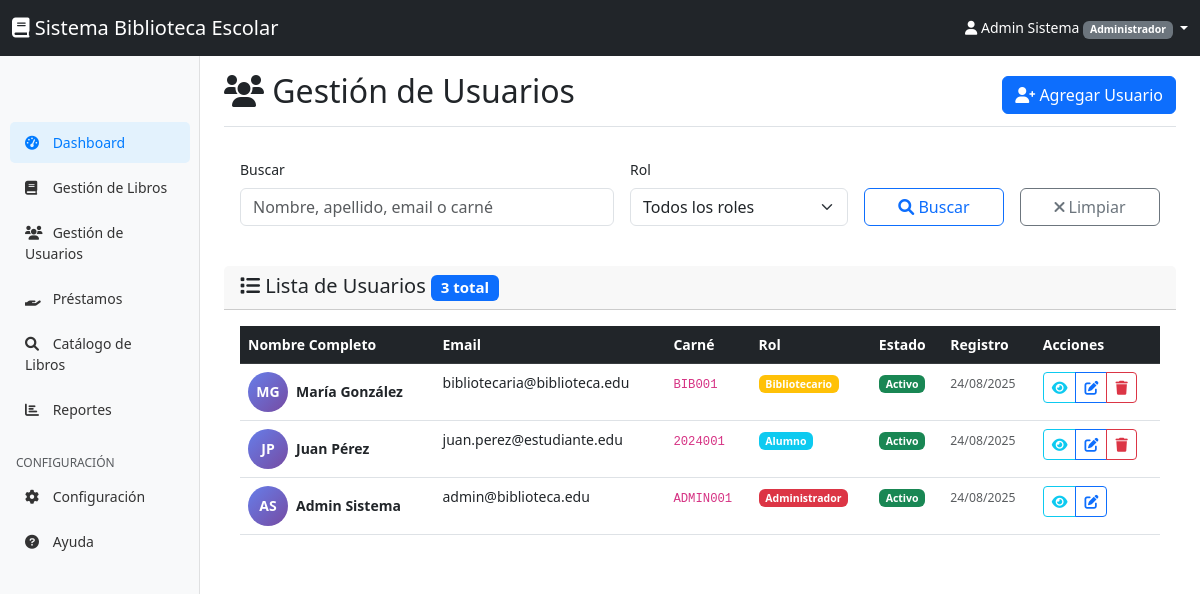
Page /usuarios/index.php (signed in) on the committed database.
### tables this page shows
CREATE TABLE usuarios (
    id INT PRIMARY KEY AUTO_INCREMENT,
    nombre VARCHAR(100) NOT NULL,
    apellido VARCHAR(100) NOT NULL,
    email VARCHAR(100) UNIQUE NOT NULL,
    carne VARCHAR(20) UNIQUE,
    password VARCHAR(255) NOT NULL,
    rol_id INT NOT NULL,
    activo BOOLEAN DEFAULT TRUE,
    created_at TIMESTAMP DEFAULT CURRENT_TIMESTAMP,
    updated_at TIMESTAMP DEFAULT CURRENT_TIMESTAMP ON UPDATE CURRENT_TIMESTAMP,
    FOREIGN KEY (rol_id) REFERENCES roles(id)
);

CREATE TABLE roles (
    id INT PRIMARY KEY AUTO_INCREMENT,
    nombre VARCHAR(50) NOT NULL UNIQUE,
    descripcion TEXT,
    created_at TIMESTAMP DEFAULT CURRENT_TIMESTAMP
);

### usuarios/index.php (the view, shortened to what this page needs)
<?php
$search = $_GET['search'] ?? '';
$rol = $_GET['rol'] ?? '';
$page = max(1, intval($_GET['page'] ?? 1));
$per_page = 10;
$offset = ($page - 1) * $per_page;
try {
    $database = new Database();
    $db = $database->getConnection();
    $where_conditions = ["u.activo = 1"];
    $params = [];
    $where_clause = implode(' AND ', $where_conditions);
    $count_query = "SELECT COUNT(*) as total FROM usuarios u WHERE $where_clause";
    $stmt = $db->prepare($count_query);
    $stmt->execute($params);
    $total_records = $stmt->fetch()['total'];
    $query = "SELECT u.*, r.nombre as rol_nombre
              FROM usuarios u
              JOIN roles r ON u.rol_id = r.id
              WHERE $where_clause
              ORDER BY u.apellido, u.nombre
              LIMIT :limit OFFSET :offset";
    $stmt = $db->prepare($query);
    $stmt->bindValue(':limit', $per_page, PDO::PARAM_INT);
    $stmt->bindValue(':offset', $offset, PDO::PARAM_INT);
    $stmt->execute();
    $usuarios = $stmt->fetchAll(PDO::FETCH_ASSOC);
} catch (Exception $e) {
    $error = "Error al cargar usuarios: " . $e->getMessage();
}
?>
<!DOCTYPE html>
<html lang="es">
<head>
    <link href="https://cdn.jsdelivr.net/npm/bootstrap@5.3.0/dist/css/bootstrap.min.css" rel="stylesheet">
    <link href="https://cdnjs.cloudflare.com/ajax/libs/font-awesome/6.0.0/css/all.min.css" rel="stylesheet">
    <link href="../assets/css/dashboard.css" rel="stylesheet">
</head>
<body>
    <?php include '../includes/navbar.php'; ?>
    <div class="container-fluid">
        <div class="row">
            <?php include '../includes/sidebar.php'; ?>
            <main class="col-md-9 ms-sm-auto col-lg-10 px-md-4">
                <div class="d-flex justify-content-between flex-wrap flex-md-nowrap align-items-center pt-3 pb-2 mb-3 border-bottom">
                    <h1 class="h2">
                        <i class="fas fa-users"></i> Gestión de Usuarios
                    </h1>
                    <div class="btn-toolbar mb-2 mb-md-0">
                        <a href="crear.php" class="btn btn-primary">
                            <i class="fas fa-user-plus"></i> Agregar Usuario
                        </a>
                    </div>
                </div>
                <div class="card mb-4">
                    <div class="card-body">
                        <form method="GET" class="row g-3">
                            <div class="col-md-5">
                                <label for="search" class="form-label">Buscar</label>
                                <input type="text" class="form-control" id="search" name="search"
                                       value="<?php echo htmlspecialchars($search); ?>"
                                       placeholder="Nombre, apellido, email o carné">
                            </div>
                            <div class="col-md-3">
                                <label for="rol" class="form-label">Rol</label>
                                <select class="form-select" id="rol" name="rol">
                                    <option value="">Todos los roles</option>
                                </select>
                            </div>
                            <div class="col-md-2">
                                <label class="form-label">&nbsp;</label>
                                <div class="d-grid">
                                    <button type="submit" class="btn btn-outline-primary">
                                        <i class="fas fa-search"></i> Buscar
                                    </button>
                                </div>
                            </div>
                            <div class="col-md-2">
                                <label class="form-label">&nbsp;</label>
                                <div class="d-grid">
                                    <a href="index.php" class="btn btn-outline-secondary">
                                        <i class="fas fa-times"></i> Limpiar
                                    </a>
                                </div>
                            </div>
                        </form>
                    </div>
                </div>
                <div class="card">
                    <div class="card-header">
                        <h5 class="mb-0">
                            <i class="fas fa-list"></i> Lista de Usuarios
                            <span class="badge bg-primary"><?php echo $total_records; ?> total</span>
                        </h5>
                    </div>
                    <div class="card-body">
                        <?php if (empty($usuarios)): ?>
                            <div class="text-center py-4">
                                <i class="fas fa-users fa-3x text-muted mb-3"></i>
                                <h5 class="text-muted">No se encontraron usuarios</h5>
                                <p class="text-muted">
                                    <?php echo !empty($search) || !empty($rol) ? 'Intenta ajustar los filtros de búsqueda' : 'Comienza agregando usuarios al sistema'; ?>
                                </p>
                                <?php if (empty($search) && empty($rol)): ?>
                                    <a href="crear.php" class="btn btn-primary">
                                        <i class="fas fa-user-plus"></i> Agregar Primer Usuario
                                    </a>
                                <?php endif; ?>
                            </div>
                        <?php else: ?>
                            <div class="table-responsive">
                                <table class="table table-hover">
                                    <thead class="table-dark">
                                        <tr>
                                            <th>Nombre Completo</th>
                                            <th>Email</th>
                                            <th>Carné</th>
                                            <th>Rol</th>
                                            <th>Estado</th>
                                            <th>Registro</th>
                                            <th>Acciones</th>
                                        </tr>
                                    </thead>
                                    <tbody>
                                        <?php foreach ($usuarios as $usuario): ?>
                                            <tr>
                                                <td>
                                                    <div class="d-flex align-items-center">
                                                        <div class="avatar-circle me-2">
                                                            <?php echo strtoupper(substr($usuario['nombre'], 0, 1) . substr($usuario['apellido'], 0, 1)); ?>
                                                        </div>
                                                        <div>
                                                            <strong><?php echo htmlspecialchars($usuario['nombre'] . ' ' . $usuario['apellido']); ?></strong>
                                                        </div>
                                                    </div>
                                                </td>
                                                <td><?php echo htmlspecialchars($usuario['email']); ?></td>
                                                <td>
                                                    <?php if ($usuario['carne']): ?>
                                                        <code><?php echo htmlspecialchars($usuario['carne']); ?></code>
                                                    <?php else: ?>
                                                        <span class="text-muted">N/A</span>
                                                    <?php endif; ?>
                                                </td>
                                                <td>
                                                    <span class="badge <?php
                                                        echo $usuario['rol_nombre'] === 'administrador' ? 'bg-danger' :
                                                            ($usuario['rol_nombre'] === 'bibliotecario' ? 'bg-warning' : 'bg-info');
                                                    ?>">
                                                        <?php echo ucfirst($usuario['rol_nombre']); ?>
                                                    </span>
                                                </td>
                                                <td>
                                                    <span class="badge <?php echo $usuario['activo'] ? 'bg-success' : 'bg-secondary'; ?>">
                                                        <?php echo $usuario['activo'] ? 'Activo' : 'Inactivo'; ?>
                                                    </span>
                                                </td>
                                                <td>
                                                    <small class="text-muted">
                                                        <?php echo date('d/m/Y', strtotime($usuario['created_at'])); ?>
                                                    </small>
                                                </td>
                                                <td>
                                                    <div class="btn-group" role="group">
                                                        <a href="ver.php?id=<?php echo $usuario['id']; ?>"
                                                           class="btn btn-sm btn-outline-info" title="Ver detalles">
                                                            <i class="fas fa-eye"></i>
                                                        </a>
                                                        <a href="editar.php?id=<?php echo $usuario['id']; ?>"
                                                           class="btn btn-sm btn-outline-primary" title="Editar">
                                                            <i class="fas fa-edit"></i>
                                                        </a>
                                                        <?php if ($usuario['id'] != $_SESSION['user_id']): ?>
                                                            <a href="eliminar.php?id=<?php echo $usuario['id']; ?>"
                                                               class="btn btn-sm btn-outline-danger btn-delete" title="Eliminar">
                                                                <i class="fas fa-trash"></i>
                                                            </a>
                                                        <?php endif; ?>
                                                    </div>
                                                </td>
                                            </tr>
                                        <?php endforeach; ?>
                                    </tbody>
                                </table>
                            </div>
                        <?php endif; ?>
                    </div>
                </div>
            </main>
        </div>
    </div>
</body>
</html>

### assets/css/dashboard.css (style rules this page uses)
body { font-size: .875rem; padding-top: 56px; }
.card { border: none; border-radius: 10px; transition: transform 0.3s ease; }
.card { animation: fadeIn 0.5s ease-out; }

### usuarios/index.php (style rules this page uses)
.avatar-circle { width: 40px; height: 40px; border-radius: 50%; background: linear-gradient(135deg, #667eea 0%, #764ba2 100%); display: flex; align-items: center; justify-content: center; color: white; font-weight: bold; font-size: 14px; }

### rows in the picture
usuarios: nombre+apellido "MG", nombre+apellido "María González", email "bibliotecaria@biblioteca.edu", carne "BIB001", rol.nombre "Bibliotecario", activo "Activo", created_at "24/08/2025"
usuarios: nombre+apellido "JP", nombre+apellido "Juan Pérez", email "juan.perez@estudiante.edu", carne "2024001", rol.nombre "Alumno", activo "Activo", created_at "24/08/2025"
usuarios: nombre+apellido "AS", nombre+apellido "Admin Sistema", email "admin@biblioteca.edu", carne "ADMIN001", rol.nombre "Administrador", activo "Activo", created_at "24/08/2025"

### other values in the picture
$_SESSION['user_name'] "Admin Sistema"
$_SESSION['user_role'] "Administrador"
$total_records "3"
